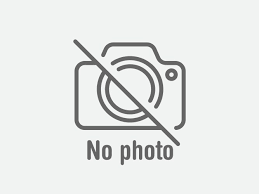
#> input picture Part_1/opencv_tutorials/photo.png, 259 x 194 px
$ python main5.py
#> lines starting #> are read from the running program, lines starting #| are printed output that depends on the picture; after the words box and inside, x2 and y2 are one past the last pixel; in counts of white or black regions, pixels touching at a corner belong together
#!/usr/bin/env python3


import numpy as np
import cv2 as cv

img = cv.imread('photo.png')
#> img is the input picture: shape (194, 259, 3); mean B, G, R 230.8, 231.7, 229.9
assert img is not None, "file could not be read, check with os.path.exists()"

px = img[100,100]
#> px = [102, 102, 102]
print( px )
#| [102 102 102]


# accessing only blue pixel
blue = img[100,100,0]
#> blue = 102
print( blue )
#| 102

img[100,100] = [255,255,255]
#> img: shape (194, 259, 3); under 0.01% of pixels changed, all inside (x1, y1, x2, y2) = (100, 100, 101, 101)
print( img[100,100] )
#| [255 255 255]
cv.rectangle(img,(20,20),(150,150),(0,255,0),0)
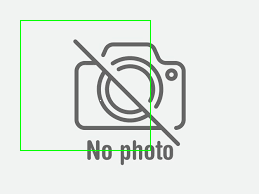
#> img: shape (194, 259, 3); mean B, G, R 228.5, 232.1, 227.6

print(img.shape)
#| (194, 259, 3)
print(img.dtype)
#| uint8

cv.imshow("Display window", img)
k = cv.waitKey(0)
#> (key Esc is pressed here)
